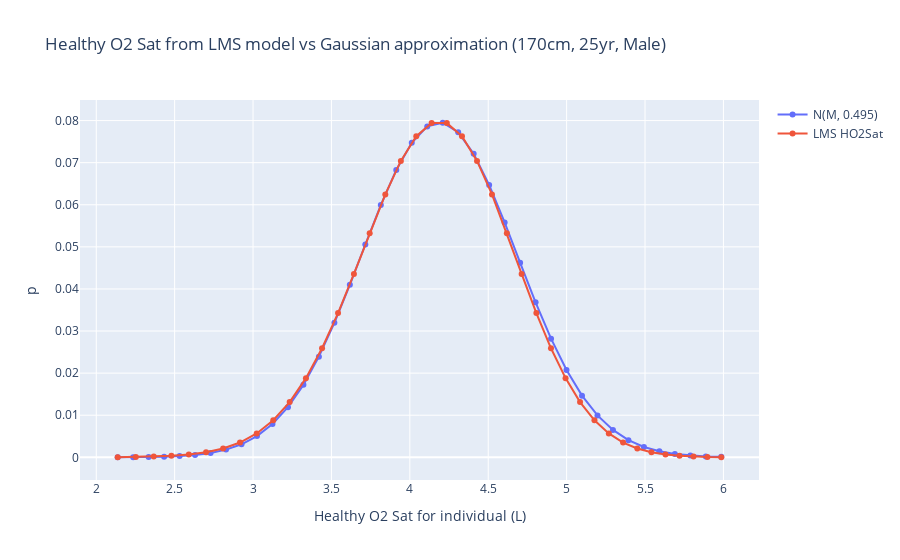

Notebook code cell kept with this figure:
### Code cell
# Define z_arr so that M + z_arr * 0.45 has same max min as LMS_pred_FEV1_dist_zscores

z_arr = np.linspace(
    min(LMS_pred_FEV1_dist_zscores), max(LMS_pred_FEV1_dist_zscores), 40
)
sigma = 0.495
# sigma = 0.33
p_gauss = norm(M, sigma).pdf(z_arr)
# normalize probabilities
p_gauss = p_gauss / sum(p_gauss)

fig = go.Figure()
fig.add_trace(
    go.Scatter(
        x=z_arr,
        y=p_gauss,
        mode="lines+markers",
        name=f"N(M, {sigma})",
    )
)
fig.add_trace(
    go.Scatter(
        x=LMS_pred_FEV1_dist_zscores,
        y=p_arr,
        mode="lines+markers",
        name="LMS HO2Sat",
    )
)
fig.update_layout(
    title=f"Healthy FEV1 from LMS model vs Gaussian approximation ({height}cm, {age}yr, {sex})",
    xaxis_title="Healthy FEV1 for individual (L)",
    yaxis_title="p",
)
fig.show()
print(sum(p_arr), len(p_arr))

### Figure 1 — Plotly figure (JSON) as saved in the notebook; plotly's stock layout.template omitted (floating-point values rounded to 4 significant figures)
{"data": [{"mode": "lines+markers", "name": "N(M, 0.495)", "type": "scatter", "x": [2.137, 2.236, 2.334, 2.433, 2.532, 2.63, 2.729, 2.828, 2.927, 3.025, 3.124, 3.223, 3.321, 3.42, 3.519, 3.617, 3.716, 3.815, 3.914, 4.012, 4.111, 4.21, 4.308, 4.407, 4.506, 4.605, 4.703, 4.802, 4.901, 4.999, 5.098, 5.197, 5.296, 5.394, 5.493, 5.592, 5.69, 5.789, 5.888, 5.987], "y": [1.492e-05, 3.341e-05, 7.19e-05, 0.0001487, 0.0002956, 0.0005647, 0.001037, 0.001829, 0.0031, 0.005051, 0.007909, 0.0119, 0.01721, 0.02392, 0.03194, 0.04099, 0.05056, 0.05993, 0.06827, 0.07473, 0.07862, 0.07948, 0.07723, 0.07211, 0.0647, 0.05579, 0.04624, 0.03682, 0.02818, 0.02073, 0.01465, 0.009953, 0.006497, 0.004076, 0.002457, 0.001424, 0.0007928, 0.0004242, 0.0002181, 0.0001078]}, {"mode": "lines+markers", "name": "LMS HO2Sat", "type": "scatter", "x": [2.137, 2.253, 2.367, 2.479, 2.59, 2.7, 2.809, 2.917, 3.023, 3.129, 3.234, 3.337, 3.44, 3.542, 3.643, 3.744, 3.844, 3.943, 4.041, 4.139, 4.236, 4.333, 4.429, 4.524, 4.619, 4.713, 4.807, 4.9, 4.993, 5.086, 5.178, 5.269, 5.36, 5.451, 5.541, 5.631, 5.72, 5.809, 5.898, 5.987], "y": [3.973e-05, 8.496e-05, 0.0001745, 0.0003445, 0.0006534, 0.001191, 0.002084, 0.003506, 0.005666, 0.008797, 0.01312, 0.01881, 0.02591, 0.03428, 0.04357, 0.05322, 0.06245, 0.07042, 0.07628, 0.0794, 0.0794, 0.07628, 0.07042, 0.06245, 0.05322, 0.04357, 0.03428, 0.02591, 0.01881, 0.01312, 0.008797, 0.005666, 0.003506, 0.002084, 0.001191, 0.0006534, 0.0003445, 0.0001745, 8.496e-05, 3.973e-05]}], "layout": {"title": {"text": "Healthy O2 Sat from LMS model vs Gaussian approximation (170cm, 25yr, Male)"}, "xaxis": {"title": {"text": "Healthy O2 Sat for individual (L)"}}, "yaxis": {"title": {"text": "p"}}}}
